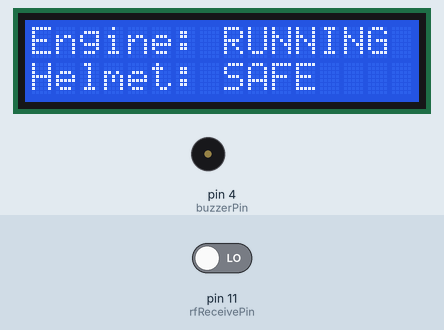
A sketch run on a simulated Arduino Uno, built with avr-gcc and run on an emulated ATmega328P. Shown: 16×2 character LCD, buzzer (waves = sounding, pin HIGH). Inputs (shaded band) come from the test bench; at power-on: pin 11 (rfReceivePin) LOW.

Above: at 3.2 s.
3.3 s: pin 11 (rfReceivePin) driven HIGH
At 4.6 s:
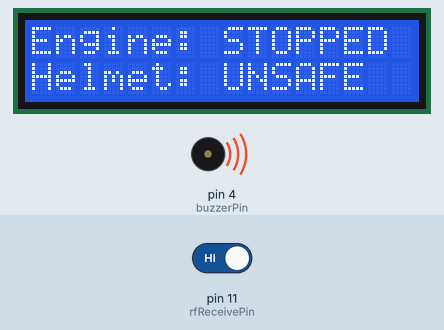
4.9 s: pin 11 (rfReceivePin) driven LOW
At 6.4 s:
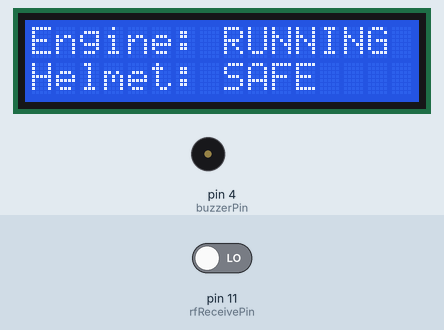
Timing chart, 0 to 7.9 s (numbered marks = the images above; inputs shaded):
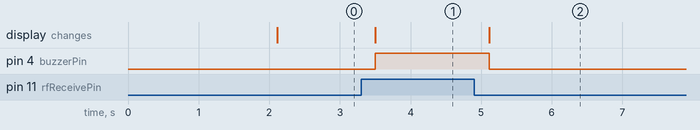

Measured:
- after the input at 3.3 s, pin 4 (buzzerPin): LOW → HIGH after 0.20 s; the display: changes after 0.20 s (image 1)
- after the input at 4.9 s, pin 4 (buzzerPin): HIGH → LOW after 0.22 s; the display: changes after 0.22 s (image 2)

The sketch:

receiver_unit.ino
```cpp
// moved the buzzer to receiver due to lack of ground in helmet arduino . It will buzz if

#include <Wire.h>
#include <LiquidCrystal_I2C.h>

// Initializing the LCD with standard I2C address 0x27
LiquidCrystal_I2C lcd(0x27, 16, 2);

const int rfReceivePin = 11;
const int buzzerPin = 4;

void setup() {
  lcd.init();
  lcd.backlight();

  pinMode(rfReceivePin, INPUT);
  pinMode(buzzerPin, OUTPUT);

  // Quick booting up the screen to verify the LCD is getting power and data
  lcd.setCursor(0, 0);
  lcd.print("System Booting..");
  delay(2000);
  lcd.clear();
}

void loop() {
 int signal = digitalRead(rfReceivePin);

  // CHANGING THIS: THE signal is HIGH (idle), it's actually UNSAFE
  if (signal == HIGH) {
     lcd.setCursor(0, 0);
     lcd.print("Engine: STOPPED ");
     lcd.setCursor(0, 1);
     lcd.print("Helmet: UNSAFE  ");
     digitalWrite(buzzerPin, HIGH); // Alarm ON
  } else {
     // If signal is LOW (received a transmission), it's SAFE
     lcd.setCursor(0, 0);
     lcd.print("Engine: RUNNING ");
     lcd.setCursor(0, 1);
     lcd.print("Helmet: SAFE    ");
     digitalWrite(buzzerPin, LOW);  // Alarm OFF
  }

  delay(200); // Small refresh delay
}
```
